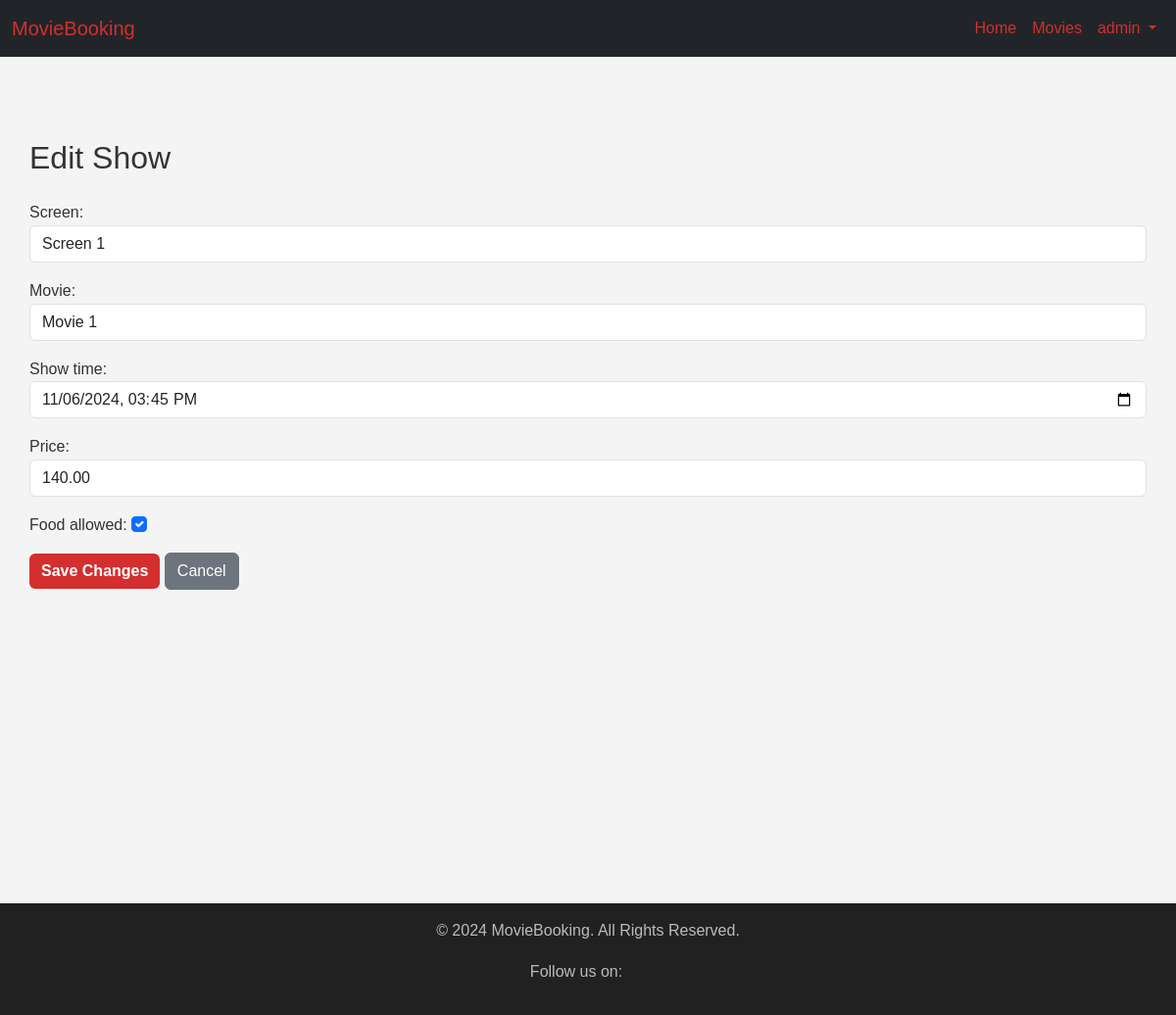
Before: /dashboard/edit-show/1/ (signed in) with the older database file.
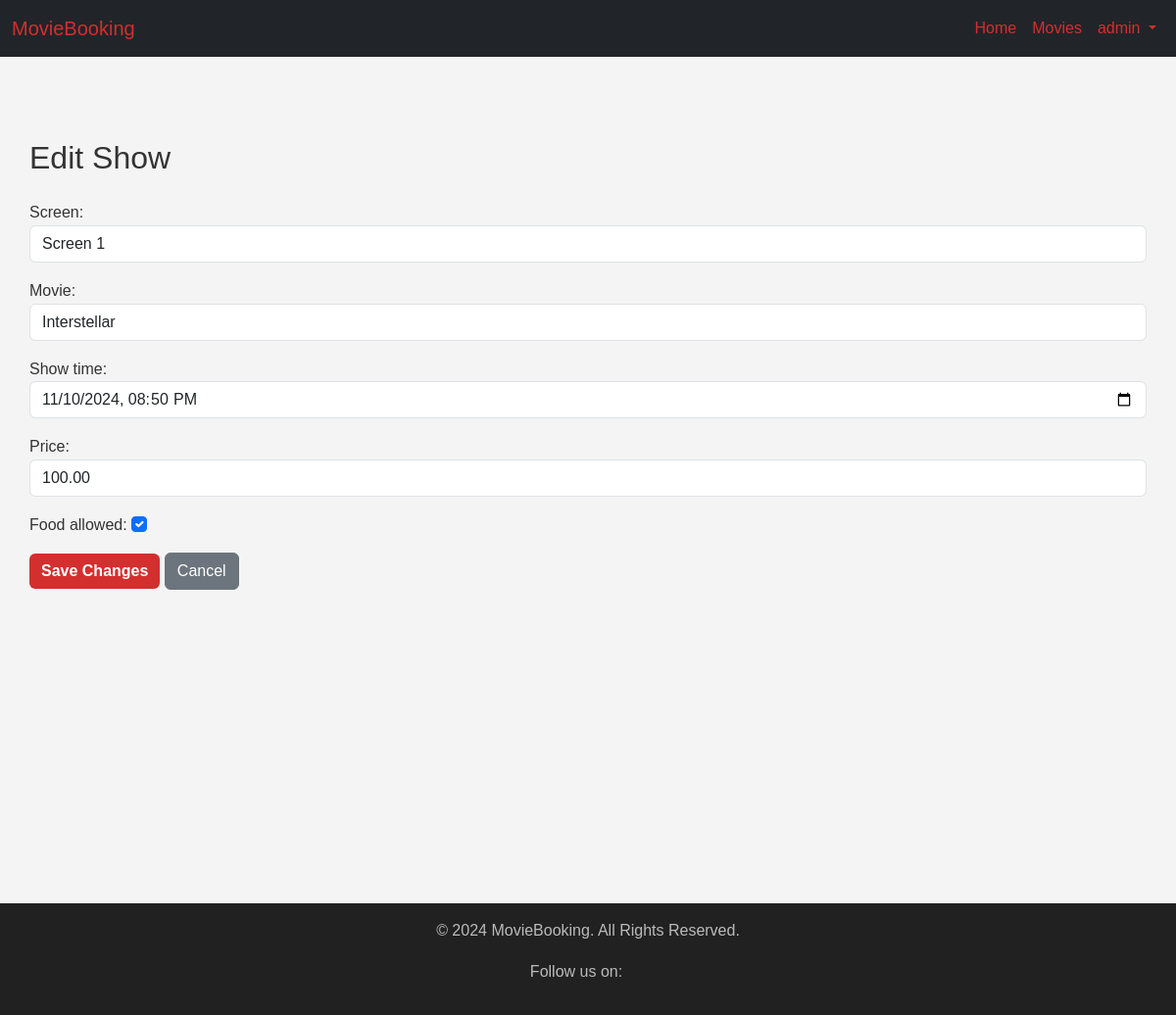
After: the same page with the newer database file.
### ticketbooking/models.py (models this page shows, shortened)
class show(models.Model):
    theatre = models.ForeignKey(TheatreUserProfile, on_delete=models.CASCADE, null=True)
    screen = models.ForeignKey(screen, on_delete=models.CASCADE)
    movie = models.ForeignKey(Movie, on_delete=models.CASCADE)
    show_time = models.DateTimeField()
    price = models.DecimalField(max_digits=10, decimal_places=2)
    available_seats = models.IntegerField(default=0)  # Available seats per show
    food_allowed = models.BooleanField(default=True)

### ticketbooking/views.py (the view)
@login_required
def edit_show(request, show_id):
    show_instance = get_object_or_404(show, id=show_id)
    if request.method == "POST":
        form = ShowForm(request.POST, instance=show_instance)
        if form.is_valid():
            updated_show = form.save(commit=False)
            start_time = updated_show.show_time
            end_time = start_time + timedelta(minutes=updated_show.movie.duration)
            conflicting_shows = show.objects.filter(
                screen=updated_show.screen,
                show_time__lt=end_time,
                show_time__gt=start_time
                - timedelta(minutes=updated_show.movie.duration),
            ).exclude(id=show_id)
            if conflicting_shows.exists():
                form.add_error(
                    "show_time",
                    "This screen is already booked for another show at the selected time.",
                )
            else:
                updated_show.save()
                return redirect("theatre-dashboard")
    else:
        form = ShowForm(instance=show_instance)
    return render(
        request, "dashboard/edit_show_screen.html", {"form": form, "edit_type": "Show"}
    )

### ticketbooking/forms.py
class ShowForm(forms.ModelForm):
    class Meta:
        model = show
        fields = ["screen", "movie", "show_time", "price", "food_allowed"]
        widgets = {
            "screen": forms.Select(attrs={"class": "form-control"}),
            "movie": forms.Select(attrs={"class": "form-control"}),
            "show_time": forms.DateTimeInput(
                attrs={
                    "class": "form-control",
                    "type": "datetime-local",  # Enables browser-native datetime picker
                }
            ),
            "price": forms.NumberInput(attrs={"class": "form-control"}),
            "food_allowed": forms.CheckboxInput(attrs={"class": "form-check-input"}),
        }

### movies/models.py (called while the page is built)
    def __str__(self):
        return self.title

### ticketbooking/models.py (called while the page is built)
    def __str__(self):
        return self.screen_name

### dashboard/templates/dashboard/edit_show_screen.html (shortened to what this page needs)
{% extends 'dashboard/base.html' %}
{% block content %}
<div class="container mt-4">
    <h2 class="mb-4">Edit {{ edit_type }}</h2>
    <form method="post">
        {{ form.as_p }}
        <button type="submit" class="btn btn-primary">Save Changes</button>
        <a href="{% url 'theatre-dashboard' %}" class="btn btn-secondary">Cancel</a>
    </form>
</div>
{% endblock %}

Changed rows visible on the page:
changed show "Screen 1": movie "Movie 1" → "Interstellar"; show_time "11/06/2024 15:45" → "11/10/2024 20:50"; price "140.00" → "100.00"
